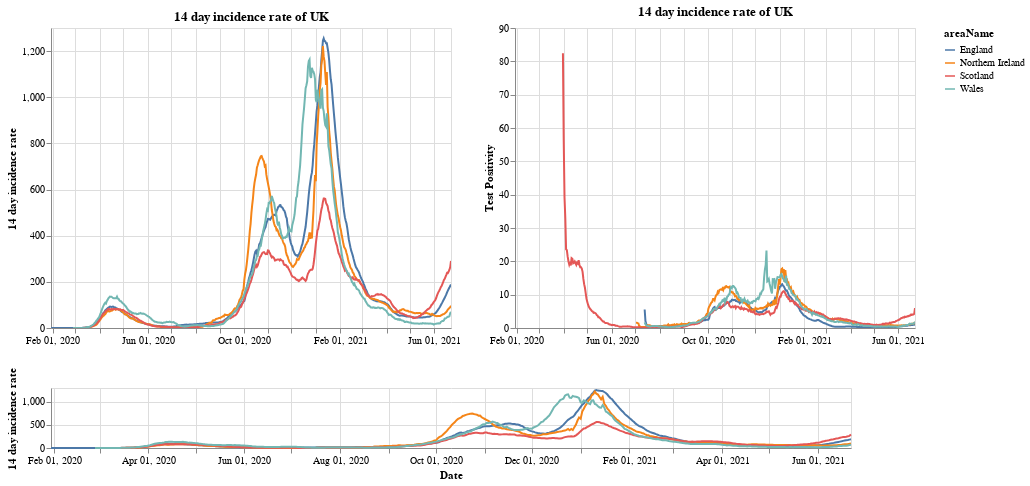

Write notebook code for a chart like this one.
### Markdown cell above
# Plots

First a plot with each country in the UK. The top right shows the positivity rate for (which is the percentage of registered tests which were positive) while the top left is the 14 day incidence rate. The bottom chart can be used to select the timeframe (does not work on a mobile device).

### Code cell
#collapse
brush = alt.selection(type='interval', name='DateBrush',encodings=['x'],fields=['Time'])
leg_selection = alt.selection_multi(fields=['areaName'], bind='legend')

base = alt.Chart(uk_cases).mark_line().encode(
    x=alt.X("yearmonthdate(date):T", axis=alt.Axis(title='Date')),
    y=alt.Y("twoWeeklyCasesRate:Q", axis=alt.Axis(title='14 day incidence rate')),
    tooltip=['areaName', 'date','twoWeeklyCasesRate', 'testPositivity'],
    color='areaName',
    opacity=alt.condition(leg_selection, alt.value(2), alt.value(0.1))
).add_selection(leg_selection).properties(width=400)

upper = base.encode(alt.X('yearmonthdate(date):T', axis=alt.Axis(title=''),
                         scale=alt.Scale(domain=brush))
                   ).properties(title=f'14 day incidence rate of UK')
upper_right = upper.encode(alt.Y('testPositivity:Q', axis=alt.Axis(title='Test Positivity')))
lower = base.properties(height=60, width = 800).add_selection(brush)

(upper | upper_right) & lower

### Figure 1 — Vega-Lite specification as saved in the notebook (floating-point values rounded to 4 significant figures; data arrays with more than 128 entries replaced by an {"elided": "..."} marker saying what was removed)
{"config": {"view": {"continuousWidth": 400, "continuousHeight": 300}}, "vconcat": [{"hconcat": [{"mark": "line", "encoding": {"color": {"type": "nominal", "field": "areaName"}, "opacity": {"condition": {"value": 2, "selection": "selector001"}, "value": 0.1}, "tooltip": [{"type": "nominal", "field": "areaName"}, {"type": "temporal", "field": "date"}, {"type": "quantitative", "field": "twoWeeklyCasesRate"}, {"type": "quantitative", "field": "testPositivity"}], "x": {"type": "temporal", "axis": {"title": ""}, "field": "date", "scale": {"domain": {"selection": "DateBrush"}}, "timeUnit": "yearmonthdate"}, "y": {"type": "quantitative", "axis": {"title": "14 day incidence rate"}, "field": "twoWeeklyCasesRate"}}, "selection": {"selector001": {"type": "multi", "fields": ["areaName"], "bind": "legend"}}, "title": "14 day incidence rate of UK", "width": 400}, {"mark": "line", "encoding": {"color": {"type": "nominal", "field": "areaName"}, "opacity": {"condition": {"value": 2, "selection": "selector001"}, "value": 0.1}, "tooltip": [{"type": "nominal", "field": "areaName"}, {"type": "temporal", "field": "date"}, {"type": "quantitative", "field": "twoWeeklyCasesRate"}, {"type": "quantitative", "field": "testPositivity"}], "x": {"type": "temporal", "axis": {"title": ""}, "field": "date", "scale": {"domain": {"selection": "DateBrush"}}, "timeUnit": "yearmonthdate"}, "y": {"type": "quantitative", "axis": {"title": "Test Positivity"}, "field": "testPositivity"}}, "selection": {"selector001": {"type": "multi", "fields": ["areaName"], "bind": "legend"}}, "title": "14 day incidence rate of UK", "width": 400}]}, {"mark": "line", "encoding": {"color": {"type": "nominal", "field": "areaName"}, "opacity": {"condition": {"value": 2, "selection": "selector001"}, "value": 0.1}, "tooltip": [{"type": "nominal", "field": "areaName"}, {"type": "temporal", "field": "date"}, {"type": "quantitative", "field": "twoWeeklyCasesRate"}, {"type": "quantitative", "field": "testPositivity"}], "x": {"type": "temporal", "axis": {"title": "Date"}, "field": "date", "timeUnit": "yearmonthdate"}, "y": {"type": "quantitative", "axis": {"title": "14 day incidence rate"}, "field": "twoWeeklyCasesRate"}}, "height": 60, "selection": {"selector001": {"type": "multi", "fields": ["areaName"], "bind": "legend"}, "DateBrush": {"type": "interval", "encodings": ["x"], "fields": ["Time"]}}, "width": 800}], "data": {"name": "data-9e14466ff4300a0fcbd90361cbec9714"}, "$schema": "https://vega.github.io/schema/vega-lite/v4.8.1.json", "datasets": {"data-9e14466ff4300a0fcbd90361cbec9714": {"elided": "1948 records"}}}
